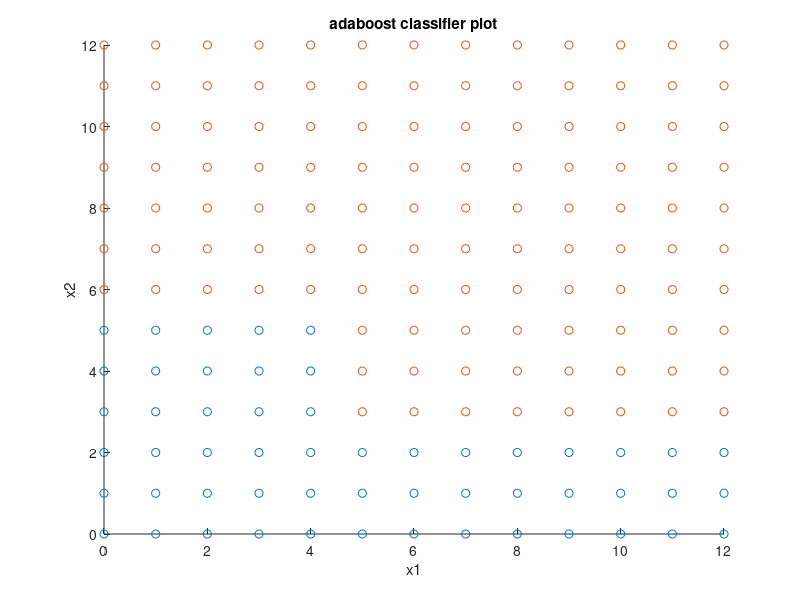

This figure's MATLAB source:
%% Problem 2 Plots

clear all
close all

x1 = 0:1:12;
x2 = 0:1:12;

[X1, X2] = meshgrid(x1,x2);

tot = sign(1.946*sign(X1-4.5)+1.376*sign(X2-5.5)+0.693*sign(X2-2.5));

scatter(X1(tot==-1), X2(tot==-1), 'rx')

hold on

scatter(X1(tot==+1), X2(tot==+1), 'b.')

title('adaboost classifier plot')
xlabel('x1')
ylabel('x2')

disp('Alpha1 = 1.946, h1 is x1>4.5')
disp('Alpha2 = 1.376, h2 is x2>5.5')
disp('Alpha3 = 0.693, h3 is x2>2.5')
